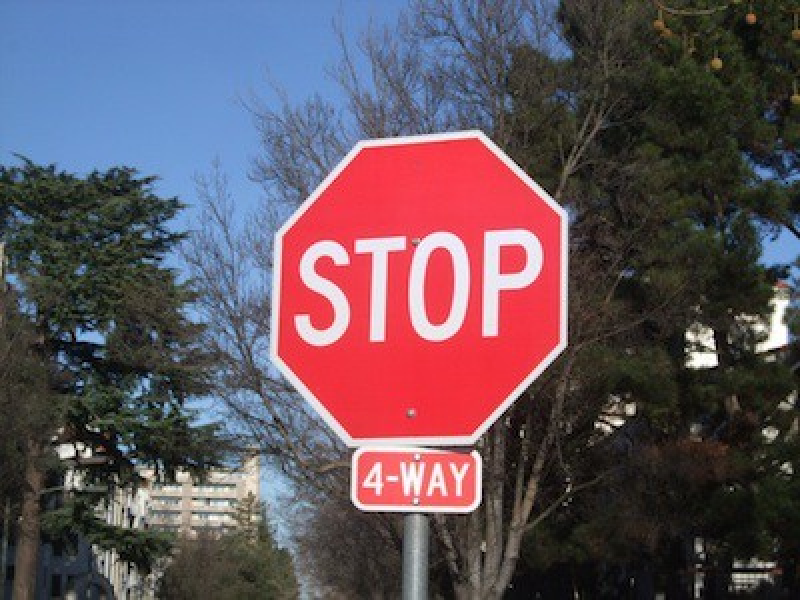
#> input picture Images/stop.png, 800 x 600 px
$ python greenscreen.py
#> lines starting #> are read from the running program, lines starting #| are printed output that depends on the picture
### Assignment3/simpleimage.py
#! /usr/bin/env python3

"""
Stanford CS106AP SimpleImage

Written by Nick Parlante, Sonja Johnson-Yu, and Nick Bowman.
 -7/2019  version, has file reading, pix, foreach, hidden get/setpix

SimpleImage Features:
Create image:
  image = SimpleImage.blank(400, 200)   # create new image of size
  image = SimpleImage('foo.jpg')        # create from file

Access size
  image.width, image.height

Get pixel at x,y
  pix = image.get_pixel(x, y)
  # pix is RGB tuple like (100, 200, 0)

Set pixel at x,y
  image.set_pixel(x, y, pix)   # set data by tuple also

Get Pixel object at x,y
  pixel = image.get_pixel(x, y)
  pixel.red = 0
  pixel.blue = 255

Show image on screen
  image.show()

The main() function below demonstrates the above functions as a test.
"""

import sys

# If the following line fails, "Pillow" needs to be installed
from PIL import Image

# [11 lines left out: function clamp, not called in this run]


class Pixel(object):
    """
    A pixel at an x,y in a SimpleImage.
    Supports set/get .red .green .blue
    and get .x .y
    """
    def __init__(self, image, x, y):
        self.image = image
        self._x = x
        self._y = y

    def __str__(self):
        return 'r:' + str(self.red) + ' g:' + str(self.green) + ' b:' + str(self.blue)

    # Pillow image stores each pixel color as a (red, green, blue) tuple.
    # So the functions below have to unpack/repack the tuple to change anything.

    @property
    def red(self):
        return self.image.px[self._x, self._y][0]

    # [4 lines left out: function red, not called in this run]

    @property
    def green(self):
        return self.image.px[self._x, self._y][1]

    # [4 lines left out: function green, not called in this run]

    @property
    def blue(self):
        return self.image.px[self._x, self._y][2]

    # [4 lines left out: function blue, not called in this run]

    @property
    def x(self):
        return self._x

    @property
    def y(self):
        return self._y


# color tuples for background color names 'red' 'white' etc.
BACK_COLORS = {
    'white': (255, 255, 255),
    'black': (0, 0, 0),
    'red': (255, 0, 0),
    'green': (0, 255, 0),
    'blue': (0, 0, 255),
}


class SimpleImage(object):
    def __init__(self, filename, width=0, height=0, back_color=None):
        """
        Create a new image. This case works: SimpleImage('foo.jpg')
        To create a blank image use SimpleImage.blank(500, 300)
        The other parameters here are for internal/experimental use.
        """
        # Create pil_image either from file, or making blank
        if filename:
            self.pil_image = Image.open(filename).convert("RGB")
            if self.pil_image.mode != 'RGB':
                raise Exception('Image file is not RGB')
            self._filename = filename  # hold onto
        else:
            if not back_color:
                back_color = 'white'
            color_tuple = BACK_COLORS[back_color]
            if width == 0 or height == 0:
                raise Exception('Creating blank image requires width/height but got {} {}'
                                .format(width, height))
            self.pil_image = Image.new('RGB', (width, height), color_tuple)
        self.px = self.pil_image.load()
        size = self.pil_image.size
        self._width = size[0]
        self._height = size[1]
        self.curr_x = 0
        self.curr_y = 0

    def __iter__(self):
        return self

    def __next__(self):
        if self.curr_x < self.width and self.curr_y < self.height:
            x = self.curr_x
            y = self.curr_y
            self.increment_curr_counters()
            return Pixel(self, x, y)
        else:
            self.curr_x = 0
            self.curr_y = 0
            raise StopIteration()

    def increment_curr_counters(self):
        self.curr_x += 1
        if self.curr_x == self.width:
            self.curr_x = 0
            self.curr_y += 1

    # [9 lines left out: functions blank, file, not called in this run]

    @property
    def width(self):
        """Width of image in pixels."""
        return self._width

    @property
    def height(self):
        """Height of image in pixels."""
        return self._height

    def get_pixel(self, x, y):
        """
        Returns a Pixel at the given x,y, suitable for getting/setting
        .red .green .blue values.
        """
        if x < 0 or x >= self._width or y < 0 or y >= self.height:
            e = Exception('get_pixel bad coordinate x %d y %d (vs. image width %d height %d)' %
                          (x, y, self._width, self.height))
            raise e
        return Pixel(self, x, y)

    def set_pixel(self, x, y, pixel):
        if x < 0 or x >= self._width or y < 0 or y >= self.height:
            e = Exception('set_pixel bad coordinate x %d y %d (vs. image width %d height %d)' %
                          (x, y, self._width, self.height))
            raise e
        self.px[x, y] = (pixel.red, pixel.green, pixel.blue)

    # [7 lines left out: function set_rgb, not called in this run]

    def _get_pix_(self, x, y):
        """Get pix RGB tuple (200, 100, 50) for the given x,y."""
        return self.px[x, y]

    def _set_pix_(self, x, y, pix):
        """Set the given pix RGB tuple into the image at the given x,y."""
        self.px[x, y] = pix

    def show(self):
        """Displays the image using an external utility."""
        self.pil_image.show()

    # [40 lines left out: functions make_as_big_as, main, not called in this run]


# [2 lines that do not run on import are left out]

### Images/greenscreen.py
"""
This program shows an example of "greenscreening" (actually
"redscreening" in this case).  This is where we replace the
pixels of a certain color intensity in a particular channel
(here, we use red) with the pixels from another image.
"""

from simpleimage import SimpleImage

INTENSITY_THRESHOLD = 1.6

def redscreen(main_filename, back_filename):
    """
    Implements the notion of "redscreening".  That is,
    the image in the main_filename has its "sufficiently red"
    pixels replaced with pixel from the corresponding x,y
    location in the image in the file back_filename.
    Returns the resulting "redscreened" image.
    """
    image = SimpleImage(main_filename)
    back = SimpleImage(back_filename)
    for pixel in image:
        average = (pixel.red + pixel.green + pixel.blue) // 3
        # See if this pixel is "sufficiently" red
        if pixel.red >= average * INTENSITY_THRESHOLD:
            # If so, we get the corresponding pixel from the
            # back image and overwrite the pixel in
            # the main image with that from the back image.
            x = pixel.x
            y = pixel.y
            image.set_pixel(x, y, back.get_pixel(x, y))
    return image

def main():
    """
    Run your desired image manipulation functions here.
    You should store the return value (image) and then
    call .show() to visualize the output of your program.
    """
    original_stop = SimpleImage('stop.png')
    original_stop.show()

    original_leaves = SimpleImage('leaves.png')
#> call 2 of __init__, with filename = 'leaves.png', width = 0, height = 0
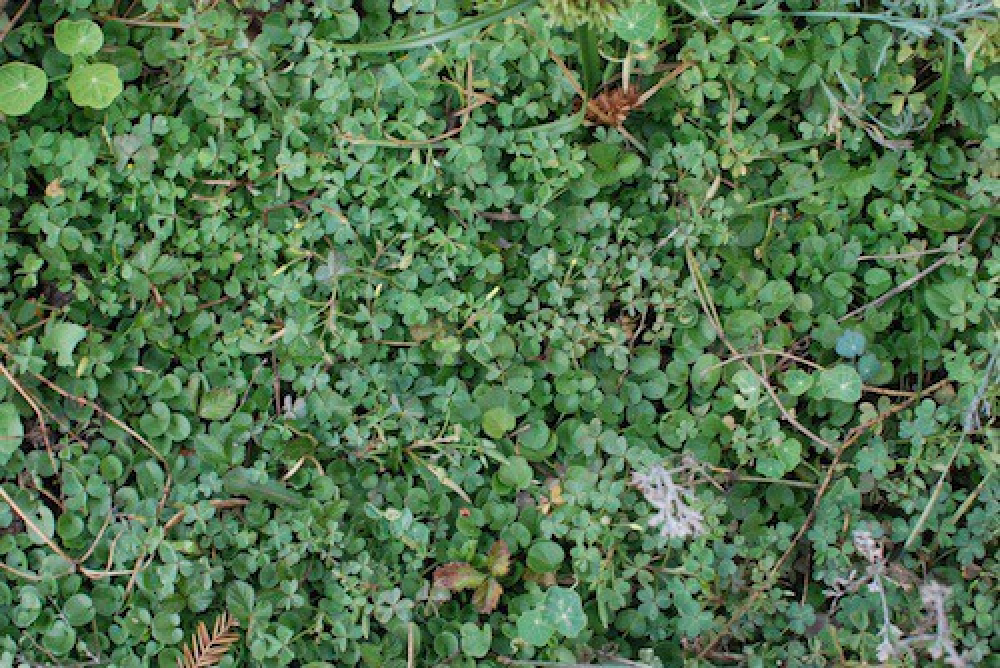
#> input picture Images/leaves.png, 1000 x 668 px
    original_leaves.show()

    stop_leaves_replaced = redscreen('stop.png', 'leaves.png')
    stop_leaves_replaced.show()
#> in show (call 3), `self.pil_image.show()`:
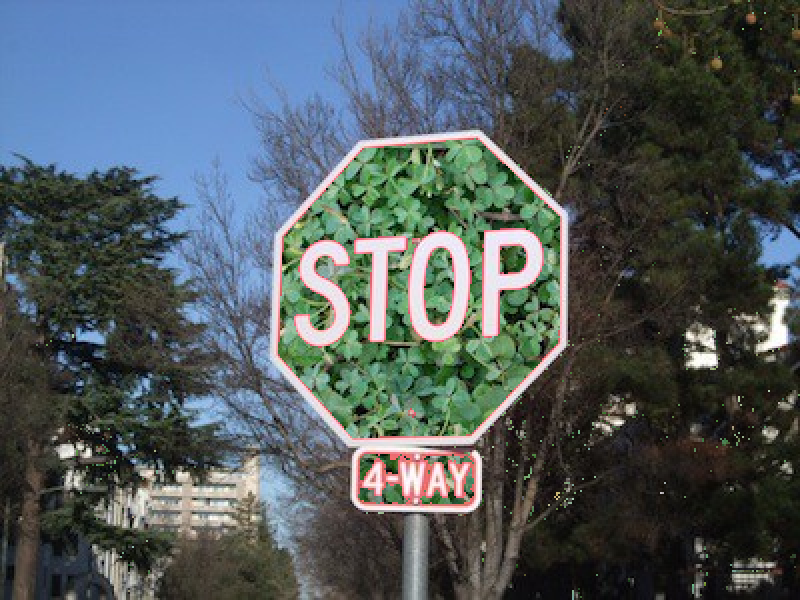
#> shown: PIL image 800x600 RGB; mean R, G, B 80.2, 90.3, 93.5

if __name__ == '__main__':
    main()
